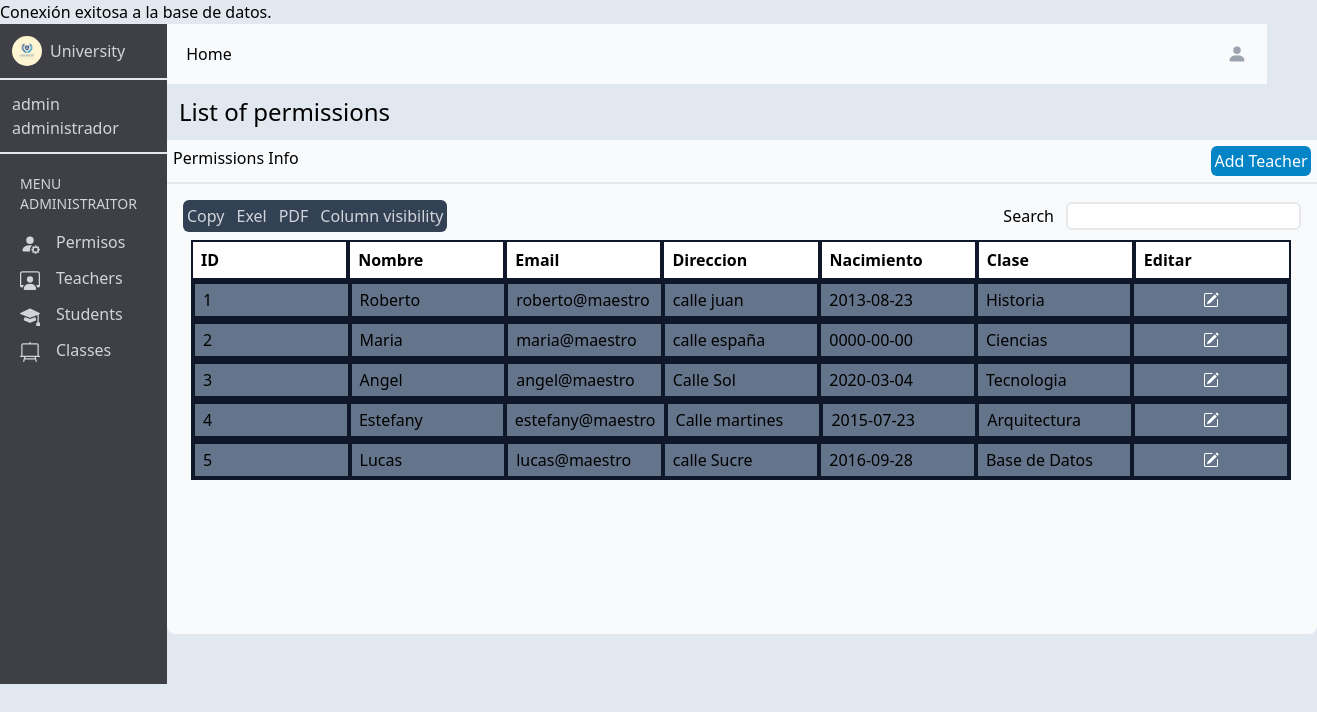
The page /adminmaes.php (signed in) on the database as committed earlier.
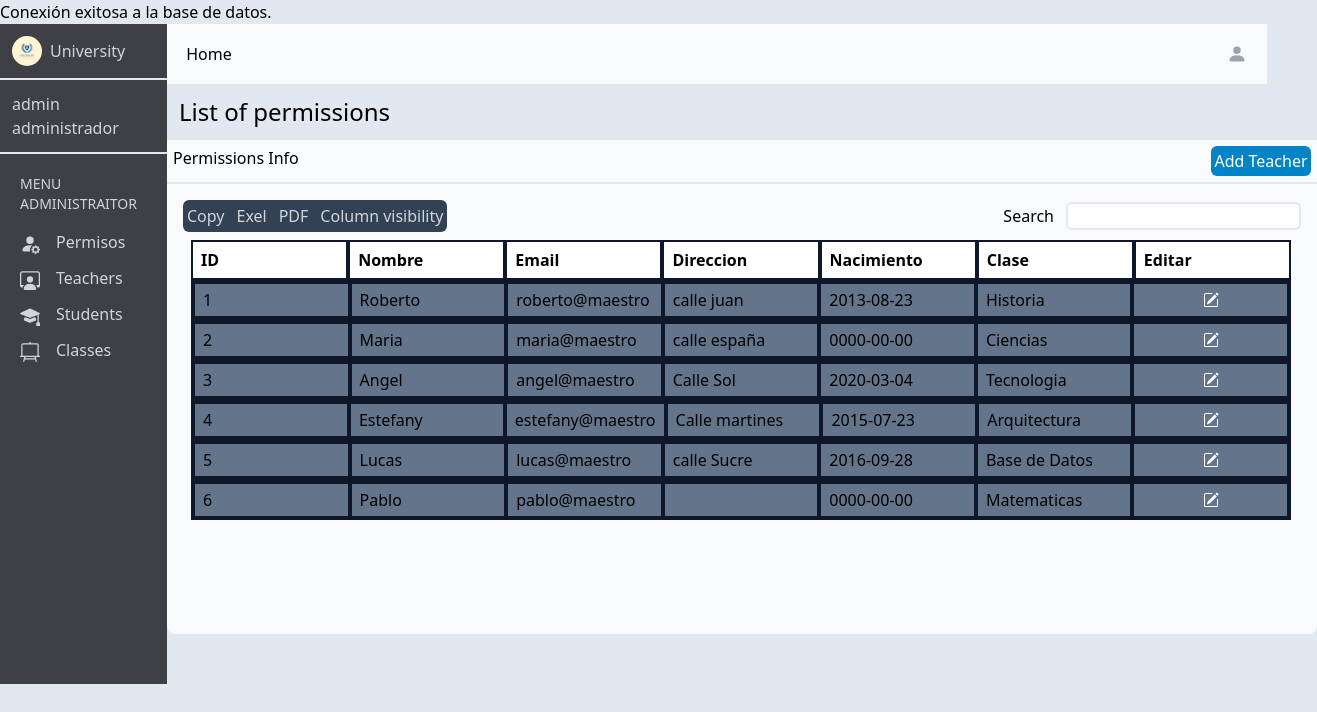
The same page on the database as committed later.
### tables this page shows
CREATE TABLE IF NOT EXISTS `administrador` (
  `id` int NOT NULL AUTO_INCREMENT,
  `dni` int NOT NULL,
  `nombre` varchar(100) NOT NULL,
  `usuario` varchar(250) NOT NULL,
  `contrasena` varchar(250) NOT NULL,
  `permiso` varchar(100) NOT NULL,
  `estado` varchar(100) NOT NULL,
  `direccion` varchar(250) NOT NULL,
  `nacimiento` date NOT NULL,
  `clase` varchar(100) NOT NULL,
  PRIMARY KEY (`id`),
  UNIQUE KEY `dni` (`dni`),
  UNIQUE KEY `usuario` (`usuario`(100)),
  KEY `dni_2` (`dni`)
);

### adminmaes.php (the view, shortened to what this page needs)
<?php
require "connection.php";
$consulta = "SELECT * FROM administrador";
$resultado = mysqli_query($connection, $consulta);
?>
<!DOCTYPE html>
<html lang="en">
<head>
    <link href="/dist/output.css" rel="stylesheet">
</head>
<body class="bg-slate-200">
    <main class="h-screen flex">
        <div class="w-custom-300 h-custom-660 bg-zinc-700">
            <div class="flex items-center p-3 gap-2 border-b-2">
                <img class="w-custom-30 h-custom-30 rounded-full" src="./assets/logo.jpg">
                <p class="text-gray-300">University</p>
            </div>
            <div class="p-3 border-b-2">
                <p class="text-gray-300">admin</p>
                <p class="text-gray-300">administrador</p>
            </div>
            <div class="p-5 flex flex-col">
                <p class="flex justify-center text-gray-300 pb-4 text-sm">MENU ADMINISTRAITOR</p>
                <div class="flex flex-col items-start gap-3">
                    <button class="text-gray-300 hover:translate-y-[-4px]" onclick="permisos()">
                        Permisos</button>
                    <button class="text-gray-300 hover:translate-y-[-4px]" onclick="maestros()">
                        Teachers</button>
                    <button class="text-gray-300 hover:translate-y-[-4px]" onclick="alumnos()">
                        Students</button>
                    <button class="text-gray-300 hover:translate-y-[-4px]" onclick="clases()">
                        Classes</button>
                </div>
            </div>
        </div>
        <div class="flex flex-col">
        <div class="w-custom-1100 flex justify-between h-15 p-3 bg-slate-50">
                <button class="w-custom-60 text-center hover:bg-gray-300 rounded-md" onclick="dashboardadmi()">Home</button>
                <button class="px-2 py-2 flex justify-center hover:bg-gray-300 rounded-md" onclick="menuadmin()"><svg xmlns="http://www.w3.org/2000/svg" width="16" height="16" fill="currentColor" class="bi bi-person-fill text-gray-400 w-custom-20 h-custom-20 inline-block mr-0" viewBox="0 0 16 16">
                        <path d="M3 14s-1 0-1-1 1-4 6-4 6 3 6 4-1 1-1 1H3Zm5-6a3 3 0 1 0 0-6 3 3 0 0 0 0 6Z" />
                    </svg></button>
            </div>
            <div>
                <p class="p-3 text-bold text-2xl">List of permissions</p>
                <div class="w-custom-1150 h-10 p-1.5 bg-slate-50 border-b-2 flex justify-between">
                    <p>Permissions Info</p>
                    <button class="w-custom-100 h-custom-30 bg-sky-600 text-white rounded-md" onclick="addmaes()">Add Teacher</button>
                </div>
                <div class="w-full h-custom-450 p-4 bg-slate-50 rounded-b-lg">
                    <div class="flex justify-between">
                        <div class="w-64 p-1 flex bg-slate-700 gap-3 rounded-md">
                            <button class="text-gray-300">Copy</button>
                            <button class="text-gray-300">Exel</button>
                            <button class="text-gray-300">PDF</button>
                            <button class="text-gray-300">Column visibility</button>
                        </div>
                        <div class="flex justify-center items-center gap-3">
                            <p>Search</p>
                            <input class="w-20 h-8 border-2 rounded-md">
                        </div>
                    </div>
                    <div class="w-custom-1100 flex flex-col p-2">
                        <div class="w-custom-1100 h-custom-40 flex bg-white">
                            <div class="w-custom-300 border-2 border-slate-900 flex items-center p-2 font-bold">ID</div>
                            <div class="w-custom-300 border-2 border-slate-900 flex items-center p-2 font-bold">Nombre</div>
                            <div class="w-custom-300 border-2 border-slate-900 flex items-center p-2 font-bold">Email</div>
                            <div class="w-custom-300 border-2 border-slate-900 flex items-center p-2 font-bold">Direccion</div>
                            <div class="w-custom-300 border-2 border-slate-900 flex items-center p-2 font-bold">Nacimiento</div>
                            <div class="w-custom-300 border-2 border-slate-900 flex items-center p-2 font-bold">Clase</div>
                            <div class="w-custom-300 border-2 border-slate-900 flex items-center p-2 font-bold">Editar</div>
                        </div>
                        <?php
                        $contador = 1;
                        while ($fila = mysqli_fetch_assoc($resultado)) {
                            if ($fila['permiso'] == 'Maestro' || $fila['permiso'] == 'maestro') {
                            echo "<div class='w-custom-1100 h-custom-40 flex bg-slate-500 border-2 border-slate-900'>";
                            echo "<div class='w-custom-220 border-2 border-slate-900 flex items-center p-2'>" . $contador . "</div>";
                            echo "<div class='w-custom-220 border-2 border-slate-900 flex items-center p-2'>" . $fila['nombre'] . "</div>";
                            echo "<div class='w-custom-220 border-2 border-slate-900 flex items-center p-2'>" . $fila['usuario'] . "</div>";
                            echo "<div class='w-custom-220 border-2 border-slate-900 flex items-center p-2'>" . $fila['direccion'] . "</div>";
                            echo "<div class='w-custom-220 border-2 border-slate-900 flex items-center p-2'>" . $fila['nacimiento'] . "</div>";
                            echo "<div class='w-custom-220 border-2 border-slate-900 flex items-center p-2'>" . $fila['clase'] . "</div>";
                            echo "<button class='w-custom-220 border-2 border-slate-900 flex justify-center items-center p-2' onclick='editmaes(" . $fila['dni'] . ", \"" . $fila['usuario'] . "\", \"" . $fila['direccion'] . "\")'>" . "<svg xmlns='http://www.w3.org/2000/svg width='16' height='16' fill='currentColor' class='bi bi-pencil-square text-white' viewBox='0 0 16 16'>" .
                                "<path d='M15.502 1.94a.5.5 0 0 1 0 .706L14.459 3.69l-2-2L13.502.646a.5.5 0 0 1 .707 0l1.293 1.293zm-1.75 2.456-2-2L4.939 9.21a.5.5 0 0 0-.121.196l-.805 2.414a.25.25 0 0 0 .316.316l2.414-.805a.5.5 0 0 0 .196-.12l6.813-6.814z'/>" . "
                                <path fill-rule='evenodd' d='M1 13.5A1.5 1.5 0 0 0 2.5 15h11a1.5 1.5 0 0 0 1.5-1.5v-6a.5.5 0 0 0-1 0v6a.5.5 0 0 1-.5.5h-11a.5.5 0 0 1-.5-.5v-11a.5.5 0 0 1 .5-.5H9a.5.5 0 0 0 0-1H2.5A1.5 1.5 0 0 0 1 2.5v11z'/>" .
                                "</svg>" . "</button>";
                            echo "</div>";
                            $contador++;
                            }
                        }
                        ?>
                    </div>
                </div>
            </div>
        </div>
    </main>
</body>
</html>

Rows that differ between the two databases and show on the page:
added administrador: nombre "Pablo", usuario "pablo@maestro", nacimiento "0000-00-00", clase "Matematicas"
